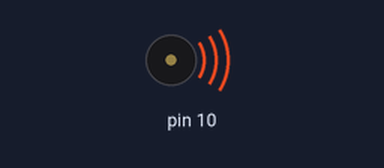
The sketch below on a simulated Arduino Uno, built with avr-gcc and run on an emulated ATmega328P. Parts: buzzer (waves = sounding).

Above: at 1.8 s.
At 4.4 s:
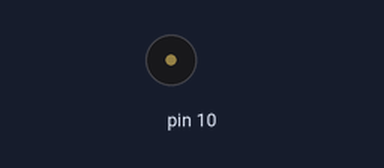
Timing chart, 0 to 5.4 s (numbered marks = the images above):
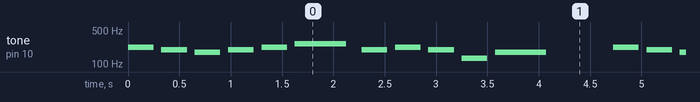

The sketch:

sound+volume.ino
```cpp
// C++ code
//
#define NOTE_C3 131
#define NOTE_D3 147
#define NOTE_E3 165
#define NOTE_F3 175
#define NOTE_G3 196
#define NOTE_A3 220
#define NOTE_B3 247
#define NOTE_C4 262

//notes in the melody
int melody[] = {
  NOTE_A3, NOTE_G3,NOTE_F3,NOTE_G3,NOTE_A3,NOTE_C4,
  NOTE_G3,NOTE_A3,NOTE_G3,NOTE_C3,NOTE_F3
};

//note durations : 4 = quaryer note, 8 = eighth note, etc.:
int noteDurations[] = {
  4, 4, 4, 4, 4, 2, 4, 4, 4, 4, 2
};
void setup(){

}
  void loop()
{
  for (int thisNote = 0; thisNote < 11; thisNote++){
    int noteDuration = 1000 /  noteDurations[thisNote];
    tone(10, melody[thisNote], noteDuration);

    int pauseBetweenNotes = noteDuration * 1.3;
    delay(pauseBetweenNotes);
    noTone(10);
  }
  delay(500);
}
```

Measured:
- by itself, tone on pin 10: plays 220 Hz for 0.25 s, 196 Hz for 0.25 s, 175 Hz for 0.25 s, 196 Hz for 0.25 s, 220 Hz for 0.25 s, 262 Hz for 0.50 s … (304 notes in this stretch)
